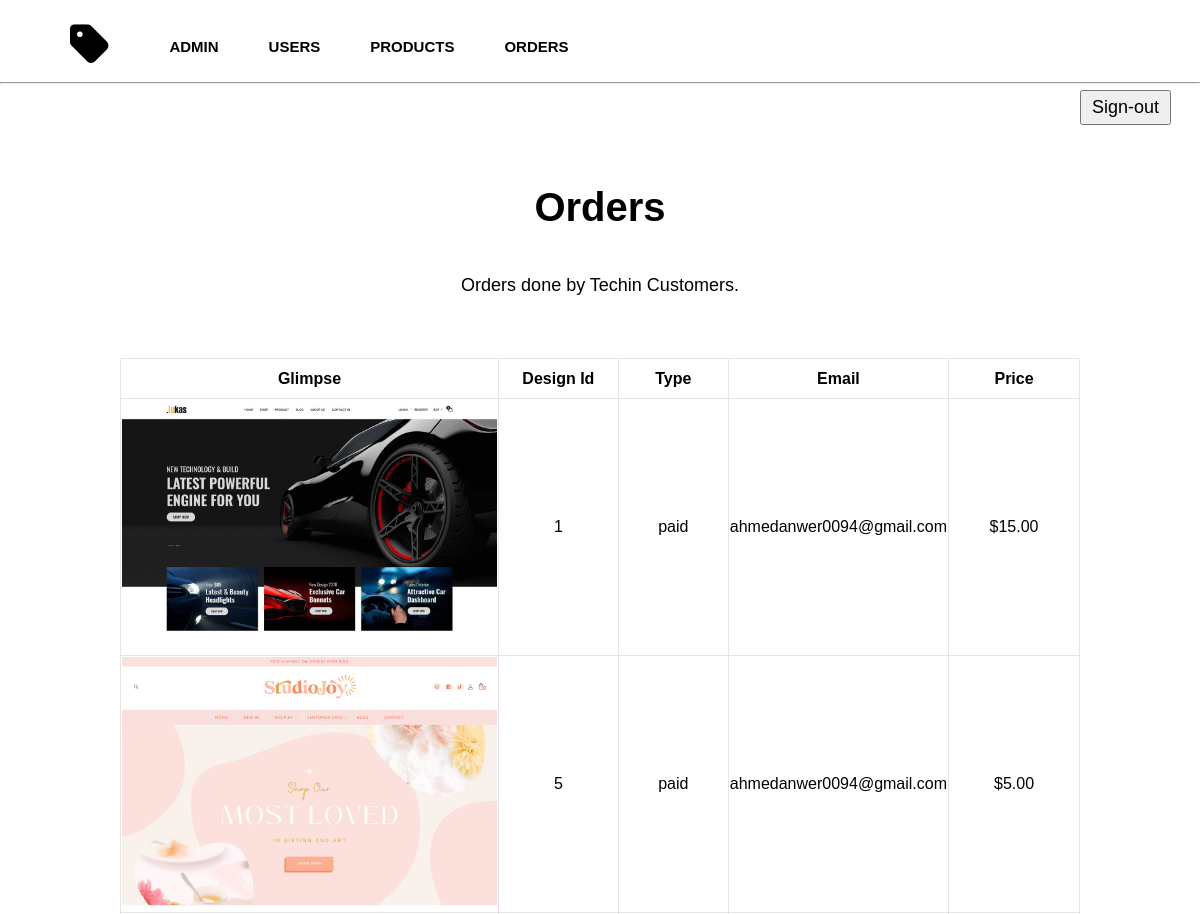
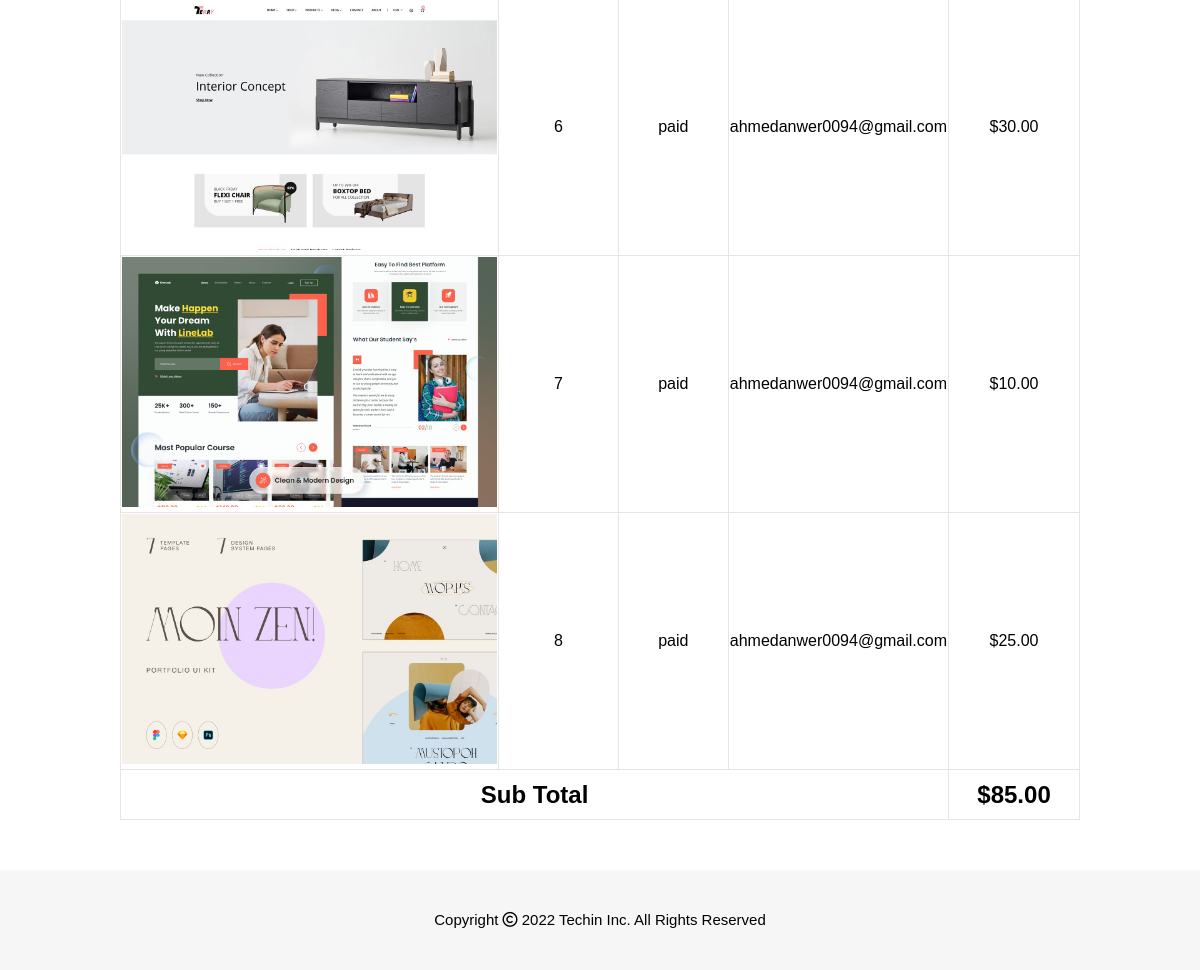
The app's page /Admin/order.php (signed in) with its own data (2 pictures, top to bottom).
### tables this page shows
CREATE TABLE `orderTable` (
  `Id` int(11) NOT NULL,
  `designId` int(11) NOT NULL,
  `type` varchar(100) NOT NULL,
  `price` int(11) NOT NULL,
  `image` varchar(100) NOT NULL,
  `email` varchar(100) NOT NULL
);

### Admin/order.php (the view, shortened to what this page needs)
<?php  include("log.php");
?>
<!DOCTYPE html>
<html lang="en">
<head>
    <link rel="stylesheet" href="style.css" type="text/css">
    <link rel="stylesheet" href="https://cdnjs.cloudflare.com/ajax/libs/font-awesome/6.1.2/css/all.min.css" />
</head>
    <body >
<div class="navbar">
            <div class="navbar-left">
                <a href="home.php" class="brand-logo">
                    <div>
                        <i class="fa-solid fa-tag"></i>
                    </div>
                </a>
                <a href="home.php" >
                    <div>Admin</div>
                </a>
                <a href="users.php" >
                    <div>Users</div>
                </a>
                <a href="product.php">
                    <div>Products</div>
                </a>
                <a href="order.php">
                    <div>Orders</div>
                </a>
            </div>
            <hr>
        </div>
        <div class="sign-out">
                <form action="signout.php" method="POST">
                    <button name="signOut" class="signO"> Sign-out</button>
                </form>
        </div>
        <div class="admin" >
            <div class="admin-top">
                <h1>Orders</h1> <br>
            </div>
            <div class="admin-des">
                Orders done by Techin Customers.
            </div>
            <table class="table" border="">
                    <tr style="height:40px;">
                        <th>Glimpse</th>
                        <th>Design Id</th>
                        <th>Type</th>
                        <th>Email</th>
                        <th>Price</th>
                    </tr>
                    <?php
                        $result =mysqli_query($connect, "SELECT * FROM orderTable");
                        while($row = mysqli_fetch_array($result)){ ?>
                            <tr>
                                <td class="tabled2"><img height="250px"  src="../<?php echo $row['image']?>" class="product" ></td>
                                <td><?php echo $row['designId']?></td>
                                <td> <?php echo $row['type']?></td>
                                <td> <?php echo $row['email']?></td>
                                <td> $<?php echo $row['price']?>.00</td>
                            </tr>
                    <?php  $count+=$row['price'];}     ?>
                    <tr style="height:50px;">
                        <td colspan="4"><h2>Sub Total</h2></td>
                        <td> <h2>$<?php echo $count ?>.00</h2></td>
                    </tr>
                </table>
        </div>
        <div class="footer">
            <p class="copyright" style="line-height:20px;">
                Copyright <i class="fa-regular fa-copyright"></i> 2022 Techin Inc. All Rights Reserved
            </p>
        </div>
    </body>
</html>

### Admin/style.css (style rules this page uses)
* { margin: 0; box-sizing: border-box; }
body { background-color: #242424; padding: auto; width: 100%; height: 100%; background-color:rgb(255, 255, 255); }
a { color: #000000; text-decoration: none; }
.navbar { padding-top: 20px; width: 100%; font-family: "Clarkson",Helvetica,sans-serif; height: 80px; font-size: 14px; }
.brand-logo { padding-right: 10px ; color:black; font-size: 45px; text-decoration: none; }
.navbar-left { padding-left: 20px; font-size: 15px; display: flex; align-items: center ; text-transform: uppercase; align-items: left ; font-weight: 500; }
.navbar hr { margin-top: 10px; }
.navbar-left div { padding-left: 50px; font-weight: 700; }
.sign-out { padding-top: 10px; margin-left: 90%; }
.signO { padding: 5px 10px; font-size: 18px; }
.footer { font-size: 15px; padding-top: 40px; text-align: center; height: 100px; font-family: "Clarkson",Helvetica,sans-serif; background-color: rgb(246, 246, 246); }
.admin { padding-top: 10px; font-family: "Clarkson",Helvetica,sans-serif; text-align: center; }
.admin-top { padding-top: 50px; font-family: "Clarkson",Helvetica,sans-serif; font-size: 20px; font-weight: 500; }
.admin-des { margin-left: auto; margin-right: auto; padding-top: 10px; line-height: 45px; font-size:18px ; }
.table { margin: 50px 0; width: 80%; padding-top: 30px; border-color: #e5e5e5; border-collapse: collapse; font-family: "Clarkson",Helvetica,sans-serif; border-collapse: collapse; text-align: center; margin-left: auto; margin-right: auto; padding-bottom: 50px; }
.table tr { font-size: 16px; height: 50px; transition: .4s; }
.table td { width: 200px; }

### records on screen
ordertable: image (picture), designId "1", type "paid", email "ahmedanwer0094@gmail.com", price "15"
ordertable: image (picture), designId "5", type "paid", email "ahmedanwer0094@gmail.com", price "5"
ordertable: image (picture), designId "6", type "paid", email "ahmedanwer0094@gmail.com", price "30"
ordertable: image (picture), designId "7", type "paid", email "ahmedanwer0094@gmail.com", price "10"
ordertable: image (picture), designId "8", type "paid", email "ahmedanwer0094@gmail.com", price "25"

### other values on screen
$count "85"
